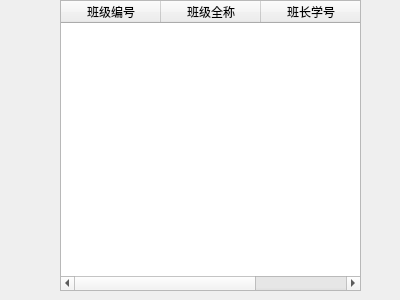
<?xml version="1.0" encoding="UTF-8"?>
<ui version="4.0">
 <class>cls_query</class>
 <widget class="QWidget" name="cls_query">
  <property name="geometry">
   <rect>
    <x>0</x>
    <y>0</y>
    <width>400</width>
    <height>300</height>
   </rect>
  </property>
  <property name="windowTitle">
   <string>Form</string>
  </property>
  <widget class="QTableWidget" name="tableWidget">
   <property name="geometry">
    <rect>
     <x>60</x>
     <y>0</y>
     <width>301</width>
     <height>291</height>
    </rect>
   </property>
   <column>
    <property name="text">
     <string>班级编号</string>
    </property>
   </column>
   <column>
    <property name="text">
     <string>班级全称</string>
    </property>
   </column>
   <column>
    <property name="text">
     <string>班长学号</string>
    </property>
   </column>
  </widget>
 </widget>
 <resources/>
 <connections/>
</ui>
